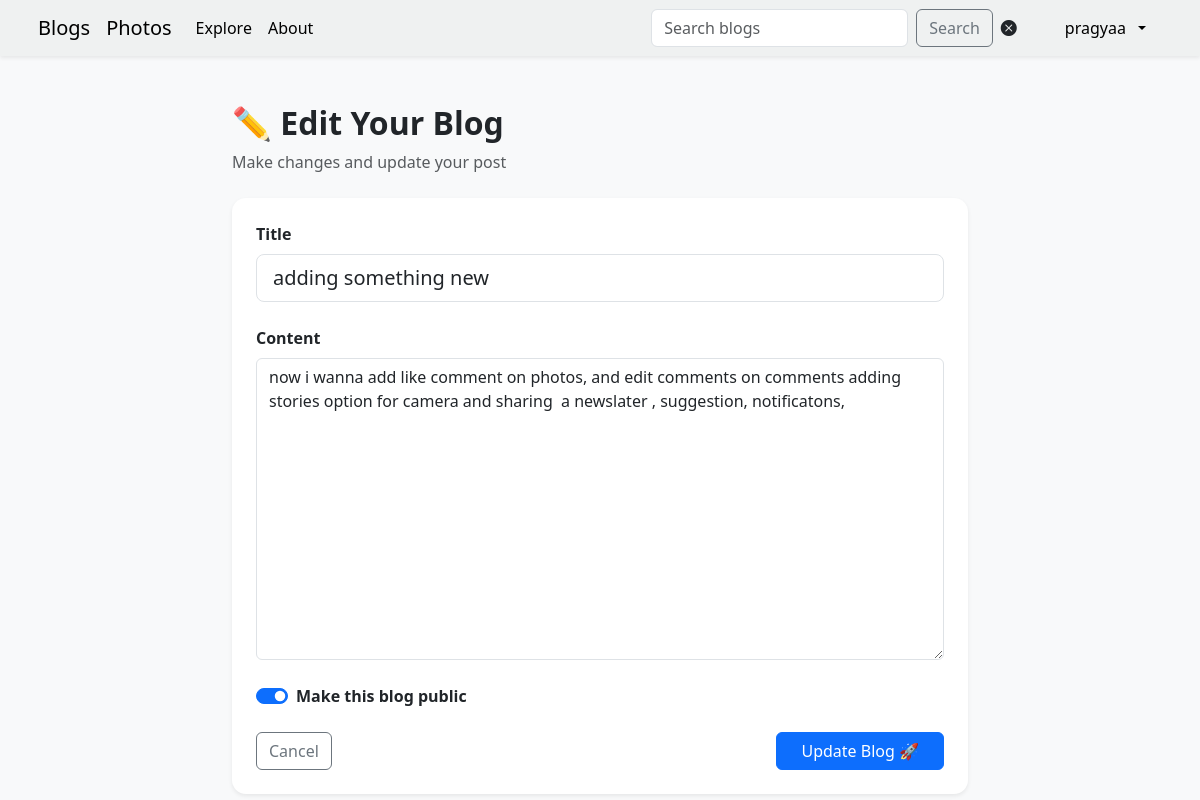
Screenshot of /blog/edit/adding-something-new/ (signed in) with the database file from the repository.
### accounts/models.py (models this page shows, shortened)
class  MyUser(AbstractUser):
    email = models.EmailField(blank=True,null=True)
    fullname = models.CharField(max_length=50,default="user")
    bio = models.CharField(max_length=250,default="")

### homepage/models.py (models this page shows, shortened)
class Blog(models.Model):
    title = models.CharField(max_length=200)
    slug = models.SlugField(max_length=200,unique=True)
    author = models.ForeignKey(settings.AUTH_USER_MODEL,on_delete=models.CASCADE)
    content = models.TextField()
    image = models.ImageField(blank=True,upload_to='blog_images')
    published = models.BooleanField(default=False)
    created_at = models.DateTimeField(auto_now_add=True)
    updated_at = models.DateTimeField(auto_now=True)

### homepage/views.py (the view)
# urls.py: path('edit/<slug:slug>/', views.blog_edit, name='blog_edit'),
def blog_edit(request,slug):
    blog = get_object_or_404(Blog,slug=slug)
    if blog.author != request.user:
        messages.error(request,"You are not allowed to edit this blog.")
        return redirect("index")
    if request.method == 'POST':
        form  = BlogForm(request.POST, request.FILES, instance=blog)
        if form.is_valid():
            form.save()
            messages.success(request,"Blog updated Successfully!!")
            return redirect("index")
    else:
        form = BlogForm(instance=blog)
    return render(request,'homepage/edit_blog.html',{"form":form})

### homepage/forms.py
class BlogForm(forms.ModelForm):
    class Meta:
        model = Blog
        fields = ['title', 'content', 'published']
        widgets = {
            'title': forms.TextInput(attrs={
                'class': 'form-control form-control-lg',
                'placeholder': 'Enter your title...'
            }),
            'content': forms.Textarea(attrs={
                'class': 'form-control',
                'rows': 12,
                'placeholder': 'Start writing your story...'
            }),
            'published': forms.CheckboxInput(attrs={
                'class': 'form-check-input'
            }),
        }

### homepage/templates/homepage/edit_blog.html (shortened to what this page needs)
{% extends "base.html" %}
{% load static %}
{% block other %}
<div class="container mt-5">
    <div class="row justify-content-center">
        <div class="col-lg-8 col-md-10">
            <div class="mb-4">
                <h2 class="fw-bold">✏️ Edit Your Blog</h2>
                <p class="text-muted">Make changes and update your post</p>
            </div>
            <div class="card shadow-sm border-0" style="border-radius: 14px;">
                <div class="card-body p-4">
                    <form method="post">
                        <div class="mb-4">
                            <label class="form-label fw-semibold">Title</label>
                            {{ form.title }}
                        </div>
                        <div class="mb-4">
                            <label class="form-label fw-semibold">Content</label>
                            {{ form.content }}
                        </div>
<div class="form-check form-switch mb-4">
    {{ form.published }}
    <label class="form-check-label fw-semibold">
        Make this blog public
    </label>
</div>
                        <div class="d-flex justify-content-between">
                            <a href="{% url 'dashboard' %}"
                               class="btn btn-outline-secondary">
                                Cancel
                            </a>
                            <button type="submit"
                                    class="btn btn-primary px-4">
                                Update Blog 🚀
                            </button>
                        </div>
                    </form>
                </div>
            </div>
        </div>
    </div>
</div>
{% endblock %}

### templates/navbar.html (shortened to what this page needs)
<nav class="navbar navbar-expand-lg navbar-dark navbar-custom shadow-sm sticky-top">
    <div class="container px-2">
        <a class="navbar-brand dark" href="{% url 'index' %}">
            Blogs
        </a>
        <a href="{% url 'photo' %}" class="navbar-brand">
            Photos
        </a>
        <div class="collapse navbar-collapse" id="navbarSupportedContent">
            <ul class="navbar-nav me-auto mb-2 mb-lg-0">
                <li class="nav-item">
                    <a href="{% url 'explore' %}"
                        class="nav-link {% if request.resolver_match.url_name == 'explore' %}active{% endif %}">
                        Explore
                    </a>
                </li>
                <li class="nav-item">
                    <a href="{% url 'about' %}"
                        class=" nav-link {% if request.resolver_match.url_name == 'about' %}active{% endif %}">
                        About
                    </a>
                </li>
            </ul>
            <form class="d-flex me-3" method="get" action="{% url 'index' %}">
                <input class="form-control me-2" type="search" placeholder="Search blogs" value="{{ search_query }}"
                    name="q">
                <button class="btn btn-outline-secondary me-2" type="submit">
                    Search
                </button>
                <button type="button" id="clear-search"
                    class="btn btn-link text-dark p-0 border-0 me-2 shadow-none">
                    <i class="bi bi-x-circle-fill"></i>
                </button>
            </form>
            <ul class="navbar-nav">
                <li class="nav-item dropdown">
                    <a class="nav-link dropdown-toggle btn btn-outline-light border-0 px-3 py-2 rounded-pill d-flex align-items-center gap-2"
                        href="#" role="button" data-bs-toggle="dropdown" aria-expanded="false">
                         {{ request.user.username|default:"Account" }}
                    </a>
                </li>
            </ul>
        </div>
    </div>
</nav>

### accounts/static/accounts/css/styles.css (style rules this page uses)
.navbar-custom { background: rgba(239, 241, 241, 0.95); backdrop-filter: blur(10px); }
body { background: #d1d1d3; }
.nav-link,.navbar-brand { font-weight: 500; color:black }
.card { border-radius: 12px; }
.nav-item { color: rgb(61, 60, 60); }

### rows the page displays
MyUser: user.username "pragyaa"
Blog: title "adding something new", content "now i wanna add like comment on photos, and edit comments on comments adding stories option for camera and sharing a newslater , suggestion, notificatons,", published "☑"
